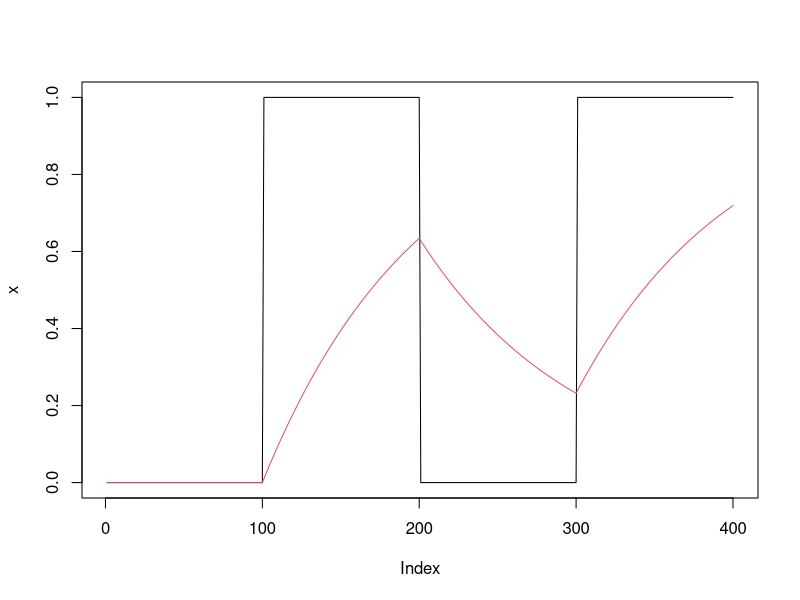

This figure's R source:
##----------------------------------------------------------------
## Init by deleting all variables and functions
rm(list=ls())
## Set the working directory
setwd(".")
##----------------------------------------------------------------


##----------------------------------------------------------------
## In order to take dynamics into account we can filter the inupts
## One can say it is a transformations of the inputs (like with base splines).

## First in order to model a linear dynamical 1st order system (i.e. single RC)
## Apply a low-pass filter

## Make a sequence like an on/off signal
x <- rep(c(rep(0,100),rep(1,100)), 2)
plot(x, type="l")

## Do a first order low-pass filter with coefficient a1
a1 <- 0.99
## Init
y <- x
y[1] <- x[1]
for (i in 2:length(x)) {
    y[i] <- a1 * y[i - 1] + (1 - a1) * x[i]
}

## Plot them
lines(y, col = 2)
##----------------------------------------------------------------

